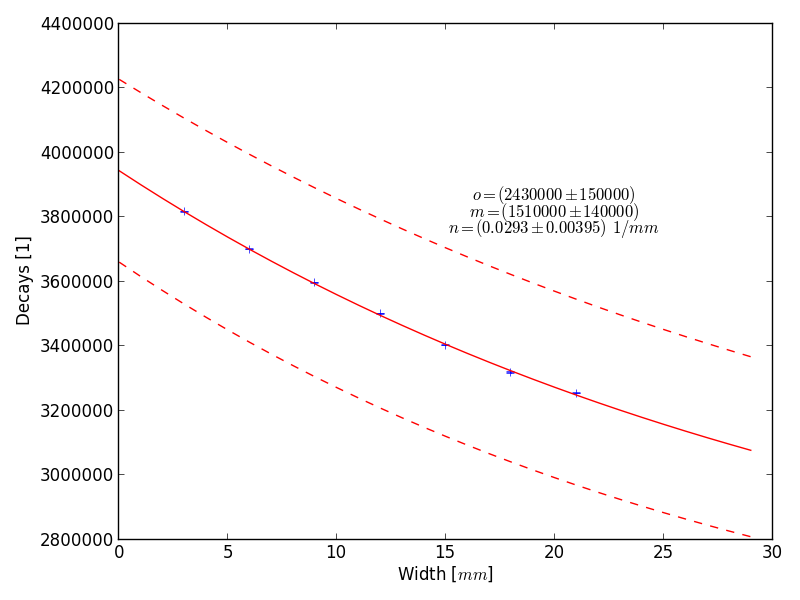

Source code (Python):
#!/usr/local/bin/python
# -*- coding: utf-8 -*-

import numpy as np
import matplotlib.pyplot as plt
import csv
from scipy.optimize import curve_fit

def gaus(x,a,x0,sigma):
    return a*np.exp(-(x-x0)**2/(2*sigma**2))

def lin(x, m, n, o):
    return m*np.exp(-n*x) + o

x = []
y = []
x_err = []
with open('Al.csv', 'rb') as f:
    reader = csv.reader(f)
    for row in reader:
        print row
        s = str(row[0]).strip()
        t = str(row[1]).strip()
        # u = str(row[2]).strip()
        try:
            y.append(float(s))
            x.append(float(t))
            # x_err.append(float(u))
        except:
            print row

x = np.asarray(x)
y = np.asarray(y)
# x_err = np.asarray(x_err)

popt,pcov = curve_fit(lin,x,y,p0=[3000000, 0.003, 100000])

print pcov

x_ = range(0,30)
x_ = np.asarray(x_)

d_m = np.sqrt(pcov[0,0])
d_n = np.sqrt(pcov[1,1])
d_o = np.sqrt(pcov[2,2])

text = '$m = (' + str(int(round(popt[0], -4))) + '\pm' +  str(int(round(np.sqrt(pcov[0,0]), -4))) + ')$'
text2 = '$n = (' + str(round(popt[1], 5)) + '\pm' +  str(round(np.sqrt(pcov[1,1]), 5)) + ')\, 1/mm$'
text3 = '$o = (' + str(int(round(popt[2], -4))) + '\pm' +  str(int(round(np.sqrt(pcov[2,2]), -4))) + ')$'

plt.text(20, 3800000, text, horizontalalignment='center')#, verticalalignment='bottom' , rotation='vertical')
plt.text(20, 3750000, text2, horizontalalignment='center')#, verticalalignment='bottom' , rotation='vertical')
plt.text(20, 3850000, text3, horizontalalignment='center')#, verticalalignment='bottom' , rotation='vertical')


print popt

print d_o

plt.errorbar(x, y, yerr=np.sqrt(y), fmt='+')

plt.plot(x_,lin(x_, popt[0], popt[1], popt[2]),'r',label='fit')
plt.plot(x_,lin(x_, popt[0] - d_m, popt[1] + d_n, popt[2] - d_o),'r--')
plt.plot(x_,lin(x_, popt[0] + d_m, popt[1] - d_n, popt[2] + d_o),'r--')

plt.xlabel('Width [$mm$]')
plt.ylabel('Decays [1]')
# plt.ylim([0,2000])
plt.tight_layout()
plt.show()
